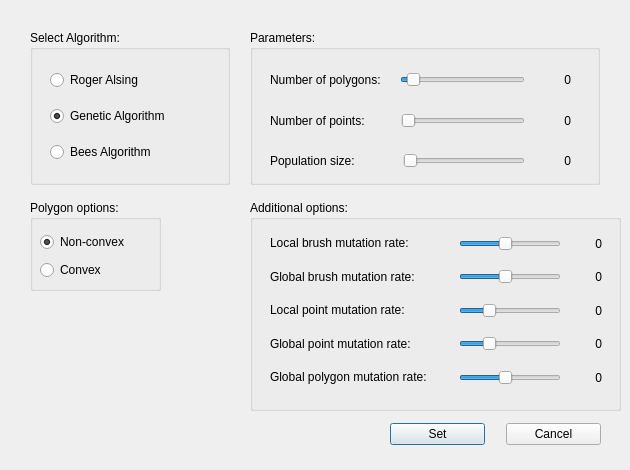
<?xml version="1.0" encoding="UTF-8"?>
<ui version="4.0">
 <class>settingsdialog</class>
 <widget class="QDialog" name="settingsdialog">
  <property name="enabled">
   <bool>true</bool>
  </property>
  <property name="geometry">
   <rect>
    <x>0</x>
    <y>0</y>
    <width>630</width>
    <height>470</height>
   </rect>
  </property>
  <property name="sizePolicy">
   <sizepolicy hsizetype="Fixed" vsizetype="Fixed">
    <horstretch>0</horstretch>
    <verstretch>0</verstretch>
   </sizepolicy>
  </property>
  <property name="minimumSize">
   <size>
    <width>630</width>
    <height>470</height>
   </size>
  </property>
  <property name="maximumSize">
   <size>
    <width>630</width>
    <height>470</height>
   </size>
  </property>
  <property name="windowTitle">
   <string>Settings</string>
  </property>
  <widget class="QGroupBox" name="groupAlgorithm">
   <property name="geometry">
    <rect>
     <x>30</x>
     <y>30</y>
     <width>200</width>
     <height>155</height>
    </rect>
   </property>
   <property name="title">
    <string>Select Algorithm:</string>
   </property>
   <widget class="QWidget" name="layoutWidget1">
    <property name="geometry">
     <rect>
      <x>20</x>
      <y>30</y>
      <width>161</width>
      <height>113</height>
     </rect>
    </property>
    <layout class="QVBoxLayout" name="verticalLayoutAlgorithm">
     <item>
      <widget class="QRadioButton" name="radioButton_1">
       <property name="text">
        <string>Roger Alsing</string>
       </property>
       <property name="checked">
        <bool>false</bool>
       </property>
      </widget>
     </item>
     <item>
      <widget class="QRadioButton" name="radioButton_2">
       <property name="text">
        <string>Genetic Algorithm</string>
       </property>
       <property name="checked">
        <bool>true</bool>
       </property>
      </widget>
     </item>
     <item>
      <widget class="QRadioButton" name="radioButton_3">
       <property name="text">
        <string>Bees Algorithm</string>
       </property>
      </widget>
     </item>
    </layout>
   </widget>
  </widget>
  <widget class="QGroupBox" name="groupParameters">
   <property name="geometry">
    <rect>
     <x>250</x>
     <y>30</y>
     <width>350</width>
     <height>155</height>
    </rect>
   </property>
   <property name="font">
    <font>
     <weight>50</weight>
     <bold>false</bold>
    </font>
   </property>
   <property name="title">
    <string>Parameters:</string>
   </property>
   <widget class="QWidget" name="layoutWidget2">
    <property name="geometry">
     <rect>
      <x>20</x>
      <y>40</y>
      <width>301</width>
      <height>101</height>
     </rect>
    </property>
    <layout class="QVBoxLayout" name="verticalLayoutParameters">
     <item>
      <layout class="QHBoxLayout" name="horizontalLayout_6">
       <item>
        <widget class="QLabel" name="labelNamePolygons">
         <property name="text">
          <string>Number of polygons:</string>
         </property>
        </widget>
       </item>
       <item>
        <spacer name="horizontalSpacer_5">
         <property name="orientation">
          <enum>Qt::Horizontal</enum>
         </property>
         <property name="sizeType">
          <enum>QSizePolicy::Fixed</enum>
         </property>
         <property name="sizeHint" stdset="0">
          <size>
           <width>13</width>
           <height>20</height>
          </size>
         </property>
        </spacer>
       </item>
       <item>
        <widget class="QSlider" name="horizontalSlider_1">
         <property name="enabled">
          <bool>true</bool>
         </property>
         <property name="sizePolicy">
          <sizepolicy hsizetype="Expanding" vsizetype="Fixed">
           <horstretch>0</horstretch>
           <verstretch>0</verstretch>
          </sizepolicy>
         </property>
         <property name="minimumSize">
          <size>
           <width>0</width>
           <height>0</height>
          </size>
         </property>
         <property name="minimum">
          <number>30</number>
         </property>
         <property name="maximum">
          <number>400</number>
         </property>
         <property name="singleStep">
          <number>5</number>
         </property>
         <property name="pageStep">
          <number>5</number>
         </property>
         <property name="value">
          <number>50</number>
         </property>
         <property name="tracking">
          <bool>true</bool>
         </property>
         <property name="orientation">
          <enum>Qt::Horizontal</enum>
         </property>
         <property name="tickInterval">
          <number>0</number>
         </property>
        </widget>
       </item>
       <item>
        <spacer name="horizontalSpacer_10">
         <property name="orientation">
          <enum>Qt::Horizontal</enum>
         </property>
         <property name="sizeType">
          <enum>QSizePolicy::Fixed</enum>
         </property>
         <property name="sizeHint" stdset="0">
          <size>
           <width>10</width>
           <height>20</height>
          </size>
         </property>
        </spacer>
       </item>
       <item>
        <widget class="QLabel" name="labelNumPolygons">
         <property name="sizePolicy">
          <sizepolicy hsizetype="Fixed" vsizetype="Preferred">
           <horstretch>0</horstretch>
           <verstretch>0</verstretch>
          </sizepolicy>
         </property>
         <property name="minimumSize">
          <size>
           <width>30</width>
           <height>0</height>
          </size>
         </property>
         <property name="text">
          <string>0</string>
         </property>
         <property name="alignment">
          <set>Qt::AlignRight|Qt::AlignTrailing|Qt::AlignVCenter</set>
         </property>
        </widget>
       </item>
      </layout>
     </item>
     <item>
      <spacer name="verticalSpacer">
       <property name="orientation">
        <enum>Qt::Vertical</enum>
       </property>
       <property name="sizeHint" stdset="0">
        <size>
         <width>20</width>
         <height>10</height>
        </size>
       </property>
      </spacer>
     </item>
     <item>
      <layout class="QHBoxLayout" name="horizontalLayoutPoints">
       <item>
        <widget class="QLabel" name="labelNamePoints">
         <property name="text">
          <string>Number of points:</string>
         </property>
        </widget>
       </item>
       <item>
        <spacer name="horizontalSpacer_6">
         <property name="orientation">
          <enum>Qt::Horizontal</enum>
         </property>
         <property name="sizeType">
          <enum>QSizePolicy::Fixed</enum>
         </property>
         <property name="sizeHint" stdset="0">
          <size>
           <width>30</width>
           <height>20</height>
          </size>
         </property>
        </spacer>
       </item>
       <item>
        <widget class="QSlider" name="horizontalSlider_2">
         <property name="minimum">
          <number>3</number>
         </property>
         <property name="maximum">
          <number>10</number>
         </property>
         <property name="pageStep">
          <number>1</number>
         </property>
         <property name="orientation">
          <enum>Qt::Horizontal</enum>
         </property>
        </widget>
       </item>
       <item>
        <spacer name="horizontalSpacer_9">
         <property name="orientation">
          <enum>Qt::Horizontal</enum>
         </property>
         <property name="sizeType">
          <enum>QSizePolicy::Fixed</enum>
         </property>
         <property name="sizeHint" stdset="0">
          <size>
           <width>10</width>
           <height>20</height>
          </size>
         </property>
        </spacer>
       </item>
       <item>
        <widget class="QLabel" name="labelNumPoints">
         <property name="sizePolicy">
          <sizepolicy hsizetype="Fixed" vsizetype="Preferred">
           <horstretch>0</horstretch>
           <verstretch>0</verstretch>
          </sizepolicy>
         </property>
         <property name="minimumSize">
          <size>
           <width>30</width>
           <height>0</height>
          </size>
         </property>
         <property name="text">
          <string>0</string>
         </property>
         <property name="alignment">
          <set>Qt::AlignRight|Qt::AlignTrailing|Qt::AlignVCenter</set>
         </property>
        </widget>
       </item>
      </layout>
     </item>
     <item>
      <spacer name="verticalSpacer_2">
       <property name="orientation">
        <enum>Qt::Vertical</enum>
       </property>
       <property name="sizeHint" stdset="0">
        <size>
         <width>20</width>
         <height>10</height>
        </size>
       </property>
      </spacer>
     </item>
     <item>
      <layout class="QHBoxLayout" name="horizontalLayout_8">
       <item>
        <widget class="QLabel" name="labelNamePopsize">
         <property name="text">
          <string>Population size:</string>
         </property>
        </widget>
       </item>
       <item>
        <spacer name="horizontalSpacer_7">
         <property name="orientation">
          <enum>Qt::Horizontal</enum>
         </property>
         <property name="sizeType">
          <enum>QSizePolicy::Fixed</enum>
         </property>
         <property name="sizeHint" stdset="0">
          <size>
           <width>42</width>
           <height>20</height>
          </size>
         </property>
        </spacer>
       </item>
       <item>
        <widget class="QSlider" name="horizontalSlider_3">
         <property name="minimum">
          <number>4</number>
         </property>
         <property name="maximum">
          <number>8</number>
         </property>
         <property name="singleStep">
          <number>2</number>
         </property>
         <property name="pageStep">
          <number>2</number>
         </property>
         <property name="sliderPosition">
          <number>4</number>
         </property>
         <property name="tracking">
          <bool>true</bool>
         </property>
         <property name="orientation">
          <enum>Qt::Horizontal</enum>
         </property>
         <property name="tickInterval">
          <number>0</number>
         </property>
        </widget>
       </item>
       <item>
        <spacer name="horizontalSpacer_8">
         <property name="orientation">
          <enum>Qt::Horizontal</enum>
         </property>
         <property name="sizeType">
          <enum>QSizePolicy::Fixed</enum>
         </property>
         <property name="sizeHint" stdset="0">
          <size>
           <width>10</width>
           <height>20</height>
          </size>
         </property>
        </spacer>
       </item>
       <item>
        <widget class="QLabel" name="labelNumPopsize">
         <property name="sizePolicy">
          <sizepolicy hsizetype="Fixed" vsizetype="Preferred">
           <horstretch>0</horstretch>
           <verstretch>0</verstretch>
          </sizepolicy>
         </property>
         <property name="minimumSize">
          <size>
           <width>30</width>
           <height>0</height>
          </size>
         </property>
         <property name="text">
          <string>0</string>
         </property>
         <property name="alignment">
          <set>Qt::AlignRight|Qt::AlignTrailing|Qt::AlignVCenter</set>
         </property>
        </widget>
       </item>
      </layout>
     </item>
    </layout>
   </widget>
  </widget>
  <widget class="QWidget" name="layoutWidget">
   <property name="geometry">
    <rect>
     <x>390</x>
     <y>420</y>
     <width>211</width>
     <height>29</height>
    </rect>
   </property>
   <layout class="QHBoxLayout" name="horizontalLayoutButtons">
    <item>
     <widget class="QPushButton" name="setButtonSettings">
      <property name="text">
       <string>Set</string>
      </property>
     </widget>
    </item>
    <item>
     <spacer name="horizontalSpacer_2">
      <property name="orientation">
       <enum>Qt::Horizontal</enum>
      </property>
      <property name="sizeType">
       <enum>QSizePolicy::Fixed</enum>
      </property>
      <property name="sizeHint" stdset="0">
       <size>
        <width>15</width>
        <height>20</height>
       </size>
      </property>
     </spacer>
    </item>
    <item>
     <widget class="QPushButton" name="cancelButtonSettings">
      <property name="text">
       <string>Cancel</string>
      </property>
     </widget>
    </item>
   </layout>
  </widget>
  <widget class="QGroupBox" name="groupPolygonOptions">
   <property name="geometry">
    <rect>
     <x>30</x>
     <y>200</y>
     <width>131</width>
     <height>91</height>
    </rect>
   </property>
   <property name="title">
    <string>Polygon options:</string>
   </property>
   <widget class="QWidget" name="layoutWidget">
    <property name="geometry">
     <rect>
      <x>10</x>
      <y>30</y>
      <width>103</width>
      <height>52</height>
     </rect>
    </property>
    <layout class="QVBoxLayout" name="verticalLayout">
     <item>
      <widget class="QRadioButton" name="radioNonConvex">
       <property name="text">
        <string>Non-convex</string>
       </property>
       <property name="checked">
        <bool>true</bool>
       </property>
      </widget>
     </item>
     <item>
      <widget class="QRadioButton" name="radioConvex">
       <property name="text">
        <string>Convex</string>
       </property>
       <property name="checked">
        <bool>false</bool>
       </property>
      </widget>
     </item>
    </layout>
   </widget>
  </widget>
  <widget class="QGroupBox" name="groupAdditionalOptions">
   <property name="geometry">
    <rect>
     <x>250</x>
     <y>200</y>
     <width>371</width>
     <height>211</height>
    </rect>
   </property>
   <property name="title">
    <string>Additional options:</string>
   </property>
   <widget class="QWidget" name="layoutWidget">
    <property name="geometry">
     <rect>
      <x>20</x>
      <y>30</y>
      <width>332</width>
      <height>161</height>
     </rect>
    </property>
    <layout class="QVBoxLayout" name="verticalLayout_2">
     <item>
      <layout class="QHBoxLayout" name="horizontalLayout">
       <item>
        <widget class="QLabel" name="labelNamePolygons_2">
         <property name="sizePolicy">
          <sizepolicy hsizetype="Fixed" vsizetype="Fixed">
           <horstretch>0</horstretch>
           <verstretch>0</verstretch>
          </sizepolicy>
         </property>
         <property name="minimumSize">
          <size>
           <width>178</width>
           <height>0</height>
          </size>
         </property>
         <property name="text">
          <string>Local brush mutation rate:</string>
         </property>
        </widget>
       </item>
       <item>
        <spacer name="horizontalSpacer_11">
         <property name="orientation">
          <enum>Qt::Horizontal</enum>
         </property>
         <property name="sizeType">
          <enum>QSizePolicy::Fixed</enum>
         </property>
         <property name="sizeHint" stdset="0">
          <size>
           <width>5</width>
           <height>17</height>
          </size>
         </property>
        </spacer>
       </item>
       <item>
        <widget class="QSlider" name="horizontalSliderLocBrMutRate">
         <property name="enabled">
          <bool>true</bool>
         </property>
         <property name="sizePolicy">
          <sizepolicy hsizetype="Expanding" vsizetype="Fixed">
           <horstretch>0</horstretch>
           <verstretch>0</verstretch>
          </sizepolicy>
         </property>
         <property name="minimumSize">
          <size>
           <width>0</width>
           <height>0</height>
          </size>
         </property>
         <property name="minimum">
          <number>300</number>
         </property>
         <property name="maximum">
          <number>3000</number>
         </property>
         <property name="pageStep">
          <number>100</number>
         </property>
         <property name="value">
          <number>1500</number>
         </property>
         <property name="sliderPosition">
          <number>1500</number>
         </property>
         <property name="orientation">
          <enum>Qt::Horizontal</enum>
         </property>
        </widget>
       </item>
       <item>
        <spacer name="horizontalSpacer_12">
         <property name="orientation">
          <enum>Qt::Horizontal</enum>
         </property>
         <property name="sizeType">
          <enum>QSizePolicy::Fixed</enum>
         </property>
         <property name="sizeHint" stdset="0">
          <size>
           <width>5</width>
           <height>17</height>
          </size>
         </property>
        </spacer>
       </item>
       <item>
        <widget class="QLabel" name="local_brush_mutation_rate_label">
         <property name="sizePolicy">
          <sizepolicy hsizetype="Fixed" vsizetype="Preferred">
           <horstretch>0</horstretch>
           <verstretch>0</verstretch>
          </sizepolicy>
         </property>
         <property name="minimumSize">
          <size>
           <width>30</width>
           <height>0</height>
          </size>
         </property>
         <property name="text">
          <string>0</string>
         </property>
         <property name="alignment">
          <set>Qt::AlignRight|Qt::AlignTrailing|Qt::AlignVCenter</set>
         </property>
        </widget>
       </item>
      </layout>
     </item>
     <item>
      <layout class="QHBoxLayout" name="horizontalLayout_2">
       <item>
        <widget class="QLabel" name="labelNamePolygons_3">
         <property name="sizePolicy">
          <sizepolicy hsizetype="Fixed" vsizetype="Fixed">
           <horstretch>0</horstretch>
           <verstretch>0</verstretch>
          </sizepolicy>
         </property>
         <property name="minimumSize">
          <size>
           <width>178</width>
           <height>0</height>
          </size>
         </property>
         <property name="text">
          <string>Global brush mutation rate:</string>
         </property>
        </widget>
       </item>
       <item>
        <spacer name="horizontalSpacer_14">
         <property name="orientation">
          <enum>Qt::Horizontal</enum>
         </property>
         <property name="sizeType">
          <enum>QSizePolicy::Fixed</enum>
         </property>
         <property name="sizeHint" stdset="0">
          <size>
           <width>5</width>
           <height>17</height>
          </size>
         </property>
        </spacer>
       </item>
       <item>
        <widget class="QSlider" name="horizontalSliderGloBrMutRate">
         <property name="enabled">
          <bool>true</bool>
         </property>
         <property name="sizePolicy">
          <sizepolicy hsizetype="Expanding" vsizetype="Fixed">
           <horstretch>0</horstretch>
           <verstretch>0</verstretch>
          </sizepolicy>
         </property>
         <property name="minimumSize">
          <size>
           <width>0</width>
           <height>0</height>
          </size>
         </property>
         <property name="minimum">
          <number>300</number>
         </property>
         <property name="maximum">
          <number>3000</number>
         </property>
         <property name="pageStep">
          <number>100</number>
         </property>
         <property name="value">
          <number>1500</number>
         </property>
         <property name="orientation">
          <enum>Qt::Horizontal</enum>
         </property>
        </widget>
       </item>
       <item>
        <spacer name="horizontalSpacer_13">
         <property name="orientation">
          <enum>Qt::Horizontal</enum>
         </property>
         <property name="sizeType">
          <enum>QSizePolicy::Fixed</enum>
         </property>
         <property name="sizeHint" stdset="0">
          <size>
           <width>5</width>
           <height>17</height>
          </size>
         </property>
        </spacer>
       </item>
       <item>
        <widget class="QLabel" name="global_brush_mutation_rate_label">
         <property name="sizePolicy">
          <sizepolicy hsizetype="Fixed" vsizetype="Preferred">
           <horstretch>0</horstretch>
           <verstretch>0</verstretch>
          </sizepolicy>
         </property>
         <property name="minimumSize">
          <size>
           <width>30</width>
           <height>0</height>
          </size>
         </property>
         <property name="text">
          <string>0</string>
         </property>
         <property name="alignment">
          <set>Qt::AlignRight|Qt::AlignTrailing|Qt::AlignVCenter</set>
         </property>
        </widget>
       </item>
      </layout>
     </item>
     <item>
      <layout class="QHBoxLayout" name="horizontalLayout_3">
       <item>
        <widget class="QLabel" name="labelNamePolygons_4">
         <property name="sizePolicy">
          <sizepolicy hsizetype="Fixed" vsizetype="Fixed">
           <horstretch>0</horstretch>
           <verstretch>0</verstretch>
          </sizepolicy>
         </property>
         <property name="minimumSize">
          <size>
           <width>178</width>
           <height>0</height>
          </size>
         </property>
         <property name="text">
          <string>Local point mutation rate:</string>
         </property>
        </widget>
       </item>
       <item>
        <spacer name="horizontalSpacer_16">
         <property name="orientation">
          <enum>Qt::Horizontal</enum>
         </property>
         <property name="sizeType">
          <enum>QSizePolicy::Fixed</enum>
         </property>
         <property name="sizeHint" stdset="0">
          <size>
           <width>5</width>
           <height>17</height>
          </size>
         </property>
        </spacer>
       </item>
       <item>
        <widget class="QSlider" name="horizontalSliderLocPoiMutRate">
         <property name="enabled">
          <bool>true</bool>
         </property>
         <property name="sizePolicy">
          <sizepolicy hsizetype="Expanding" vsizetype="Fixed">
           <horstretch>0</horstretch>
           <verstretch>0</verstretch>
          </sizepolicy>
         </property>
         <property name="minimumSize">
          <size>
           <width>0</width>
           <height>0</height>
          </size>
         </property>
         <property name="minimum">
          <number>300</number>
         </property>
         <property name="maximum">
          <number>3000</number>
         </property>
         <property name="pageStep">
          <number>100</number>
         </property>
         <property name="value">
          <number>1000</number>
         </property>
         <property name="orientation">
          <enum>Qt::Horizontal</enum>
         </property>
        </widget>
       </item>
       <item>
        <spacer name="horizontalSpacer_15">
         <property name="orientation">
          <enum>Qt::Horizontal</enum>
         </property>
         <property name="sizeType">
          <enum>QSizePolicy::Fixed</enum>
         </property>
         <property name="sizeHint" stdset="0">
          <size>
           <width>5</width>
           <height>17</height>
          </size>
         </property>
        </spacer>
       </item>
       <item>
        <widget class="QLabel" name="local_point_mutation_rate_label">
         <property name="sizePolicy">
          <sizepolicy hsizetype="Fixed" vsizetype="Preferred">
           <horstretch>0</horstretch>
           <verstretch>0</verstretch>
          </sizepolicy>
         </property>
         <property name="minimumSize">
          <size>
           <width>30</width>
           <height>0</height>
          </size>
         </property>
         <property name="text">
          <string>0</string>
         </property>
         <property name="alignment">
          <set>Qt::AlignRight|Qt::AlignTrailing|Qt::AlignVCenter</set>
         </property>
        </widget>
       </item>
      </layout>
     </item>
     <item>
      <layout class="QHBoxLayout" name="horizontalLayout_4">
       <item>
        <widget class="QLabel" name="labelNamePolygons_5">
         <property name="sizePolicy">
          <sizepolicy hsizetype="Fixed" vsizetype="Fixed">
           <horstretch>0</horstretch>
           <verstretch>0</verstretch>
          </sizepolicy>
         </property>
         <property name="minimumSize">
          <size>
           <width>178</width>
           <height>0</height>
          </size>
         </property>
         <property name="text">
          <string>Global point mutation rate:</string>
         </property>
        </widget>
       </item>
       <item>
        <spacer name="horizontalSpacer_17">
         <property name="orientation">
          <enum>Qt::Horizontal</enum>
         </property>
         <property name="sizeType">
          <enum>QSizePolicy::Fixed</enum>
         </property>
         <property name="sizeHint" stdset="0">
          <size>
           <width>5</width>
           <height>17</height>
          </size>
         </property>
        </spacer>
       </item>
       <item>
        <widget class="QSlider" name="horizontalSliderGloPoiMutRate">
         <property name="enabled">
          <bool>true</bool>
         </property>
         <property name="sizePolicy">
          <sizepolicy hsizetype="Expanding" vsizetype="Fixed">
           <horstretch>0</horstretch>
           <verstretch>0</verstretch>
          </sizepolicy>
         </property>
         <property name="minimumSize">
          <size>
           <width>0</width>
           <height>0</height>
          </size>
         </property>
         <property name="minimum">
          <number>300</number>
         </property>
         <property name="maximum">
          <number>3000</number>
         </property>
         <property name="pageStep">
          <number>100</number>
         </property>
         <property name="value">
          <number>1000</number>
         </property>
         <property name="orientation">
          <enum>Qt::Horizontal</enum>
         </property>
        </widget>
       </item>
       <item>
        <spacer name="horizontalSpacer_18">
         <property name="orientation">
          <enum>Qt::Horizontal</enum>
         </property>
         <property name="sizeType">
          <enum>QSizePolicy::Fixed</enum>
         </property>
         <property name="sizeHint" stdset="0">
          <size>
           <width>5</width>
           <height>17</height>
          </size>
         </property>
        </spacer>
       </item>
       <item>
        <widget class="QLabel" name="global_point_mutation_rate_label">
         <property name="sizePolicy">
          <sizepolicy hsizetype="Fixed" vsizetype="Preferred">
           <horstretch>0</horstretch>
           <verstretch>0</verstretch>
          </sizepolicy>
         </property>
         <property name="minimumSize">
          <size>
           <width>30</width>
           <height>0</height>
          </size>
         </property>
         <property name="text">
          <string>0</string>
         </property>
         <property name="alignment">
          <set>Qt::AlignRight|Qt::AlignTrailing|Qt::AlignVCenter</set>
         </property>
        </widget>
       </item>
      </layout>
     </item>
     <item>
      <layout class="QHBoxLayout" name="horizontalLayout_5">
       <item>
        <widget class="QLabel" name="labelNamePolygons_6">
         <property name="sizePolicy">
          <sizepolicy hsizetype="Fixed" vsizetype="Fixed">
           <horstretch>0</horstretch>
           <verstretch>0</verstretch>
          </sizepolicy>
         </property>
         <property name="minimumSize">
          <size>
           <width>178</width>
           <height>0</height>
          </size>
         </property>
         <property name="text">
          <string>Global polygon mutation rate:</string>
         </property>
        </widget>
       </item>
       <item>
        <spacer name="horizontalSpacer_19">
         <property name="orientation">
          <enum>Qt::Horizontal</enum>
         </property>
         <property name="sizeType">
          <enum>QSizePolicy::Fixed</enum>
         </property>
         <property name="sizeHint" stdset="0">
          <size>
           <width>5</width>
           <height>17</height>
          </size>
         </property>
        </spacer>
       </item>
       <item>
        <widget class="QSlider" name="horizontalSliderGloPolMutRate">
         <property name="enabled">
          <bool>true</bool>
         </property>
         <property name="sizePolicy">
          <sizepolicy hsizetype="Expanding" vsizetype="Fixed">
           <horstretch>0</horstretch>
           <verstretch>0</verstretch>
          </sizepolicy>
         </property>
         <property name="minimumSize">
          <size>
           <width>0</width>
           <height>0</height>
          </size>
         </property>
         <property name="minimum">
          <number>300</number>
         </property>
         <property name="maximum">
          <number>3000</number>
         </property>
         <property name="pageStep">
          <number>100</number>
         </property>
         <property name="value">
          <number>1500</number>
         </property>
         <property name="orientation">
          <enum>Qt::Horizontal</enum>
         </property>
        </widget>
       </item>
       <item>
        <spacer name="horizontalSpacer_20">
         <property name="orientation">
          <enum>Qt::Horizontal</enum>
         </property>
         <property name="sizeType">
          <enum>QSizePolicy::Fixed</enum>
         </property>
         <property name="sizeHint" stdset="0">
          <size>
           <width>5</width>
           <height>17</height>
          </size>
         </property>
        </spacer>
       </item>
       <item>
        <widget class="QLabel" name="global_polygon_mutation_rate_label">
         <property name="sizePolicy">
          <sizepolicy hsizetype="Fixed" vsizetype="Preferred">
           <horstretch>0</horstretch>
           <verstretch>0</verstretch>
          </sizepolicy>
         </property>
         <property name="minimumSize">
          <size>
           <width>30</width>
           <height>0</height>
          </size>
         </property>
         <property name="text">
          <string>0</string>
         </property>
         <property name="alignment">
          <set>Qt::AlignRight|Qt::AlignTrailing|Qt::AlignVCenter</set>
         </property>
        </widget>
       </item>
      </layout>
     </item>
    </layout>
   </widget>
  </widget>
 </widget>
 <resources/>
 <connections>
  <connection>
   <sender>horizontalSliderLocPoiMutRate</sender>
   <signal>valueChanged(int)</signal>
   <receiver>local_point_mutation_rate_label</receiver>
   <slot>setNum(int)</slot>
   <hints>
    <hint type="sourcelabel">
     <x>509</x>
     <y>309</y>
    </hint>
    <hint type="destinationlabel">
     <x>584</x>
     <y>310</y>
    </hint>
   </hints>
  </connection>
  <connection>
   <sender>setButtonSettings</sender>
   <signal>clicked()</signal>
   <receiver>settingsdialog</receiver>
   <slot>accept()</slot>
   <hints>
    <hint type="sourcelabel">
     <x>391</x>
     <y>421</y>
    </hint>
    <hint type="destinationlabel">
     <x>182</x>
     <y>84</y>
    </hint>
   </hints>
  </connection>
  <connection>
   <sender>horizontalSlider_2</sender>
   <signal>valueChanged(int)</signal>
   <receiver>labelNumPoints</receiver>
   <slot>setNum(int)</slot>
   <hints>
    <hint type="sourcelabel">
     <x>477</x>
     <y>120</y>
    </hint>
    <hint type="destinationlabel">
     <x>568</x>
     <y>129</y>
    </hint>
   </hints>
  </connection>
  <connection>
   <sender>horizontalSliderGloBrMutRate</sender>
   <signal>valueChanged(int)</signal>
   <receiver>global_brush_mutation_rate_label</receiver>
   <slot>setNum(int)</slot>
   <hints>
    <hint type="sourcelabel">
     <x>509</x>
     <y>276</y>
    </hint>
    <hint type="destinationlabel">
     <x>584</x>
     <y>277</y>
    </hint>
   </hints>
  </connection>
  <connection>
   <sender>horizontalSliderGloPolMutRate</sender>
   <signal>valueChanged(int)</signal>
   <receiver>global_polygon_mutation_rate_label</receiver>
   <slot>setNum(int)</slot>
   <hints>
    <hint type="sourcelabel">
     <x>509</x>
     <y>375</y>
    </hint>
    <hint type="destinationlabel">
     <x>584</x>
     <y>376</y>
    </hint>
   </hints>
  </connection>
  <connection>
   <sender>horizontalSliderGloPoiMutRate</sender>
   <signal>valueChanged(int)</signal>
   <receiver>global_point_mutation_rate_label</receiver>
   <slot>setNum(int)</slot>
   <hints>
    <hint type="sourcelabel">
     <x>509</x>
     <y>342</y>
    </hint>
    <hint type="destinationlabel">
     <x>584</x>
     <y>343</y>
    </hint>
   </hints>
  </connection>
  <connection>
   <sender>cancelButtonSettings</sender>
   <signal>clicked()</signal>
   <receiver>settingsdialog</receiver>
   <slot>reject()</slot>
   <hints>
    <hint type="sourcelabel">
     <x>554</x>
     <y>434</y>
    </hint>
    <hint type="destinationlabel">
     <x>314</x>
     <y>234</y>
    </hint>
   </hints>
  </connection>
  <connection>
   <sender>horizontalSliderLocBrMutRate</sender>
   <signal>valueChanged(int)</signal>
   <receiver>local_brush_mutation_rate_label</receiver>
   <slot>setNum(int)</slot>
   <hints>
    <hint type="sourcelabel">
     <x>509</x>
     <y>243</y>
    </hint>
    <hint type="destinationlabel">
     <x>584</x>
     <y>244</y>
    </hint>
   </hints>
  </connection>
 </connections>
</ui>
